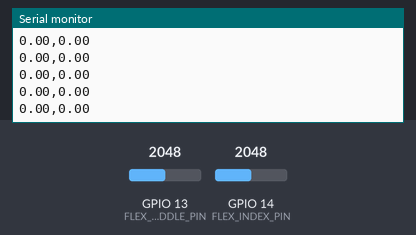
Bench run of a program on a simulated ESP32. On the bench: the last lines printed to the serial monitor. Inputs (shaded band) come from the test bench; at power-on: GPIO 13 (FLEX_MIDDLE_PIN) = 2048, GPIO 14 (FLEX_INDEX_PIN) = 2048.

Above: at 2.2 s.
2.3 s: GPIO 13 (FLEX_MIDDLE_PIN) set to 2866
At 2.35 s:
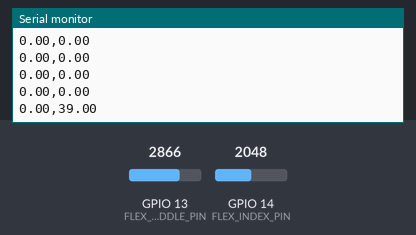
3.8 s: GPIO 14 (FLEX_INDEX_PIN) set to 2866
At 3.81 s:
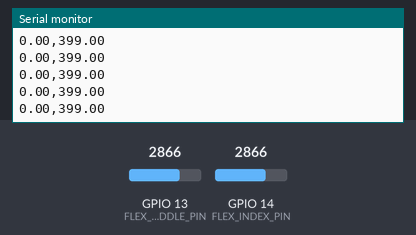
5.3 s: GPIO 13 (FLEX_MIDDLE_PIN) set to 3603
At 5.32 s:
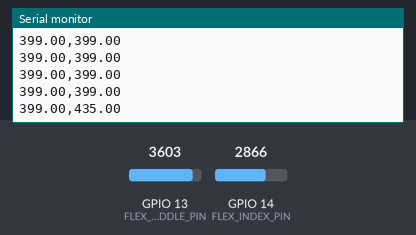
6.8 s: GPIO 14 (FLEX_INDEX_PIN) set to 3603
At 6.83 s:
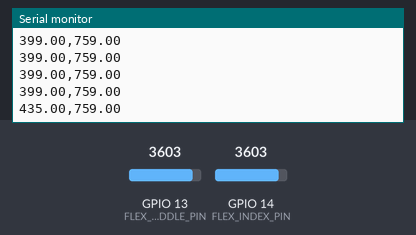
Timing chart, 0 to 9.3 s (numbered marks = the images above; inputs shaded):
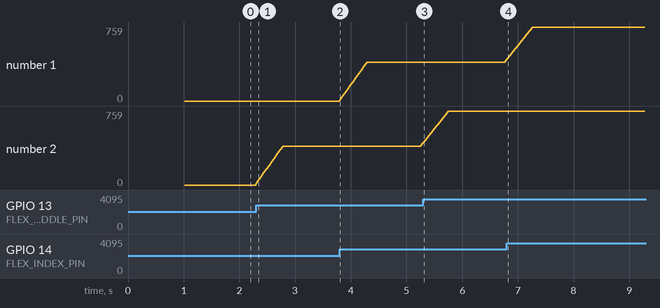

The program:

main.cpp
```cpp
#include <Wire.h>
#include <Arduino.h>

const int MPU_ADDR = 0x68;
const int FILTER_SIZE = 10;  // For MPU smoothing

// === Buffers for MPU ===
float accXBuf[FILTER_SIZE], accYBuf[FILTER_SIZE], accZBuf[FILTER_SIZE];
int bufIndex = 0;

// === Flex sensor pins ===
const int FLEX_INDEX_PIN = 14;    // ADC1 pins on ESP32
const int FLEX_MIDDLE_PIN = 13;

const int FLEX_SAMPLES = 10;      // Flex moving average
int flexIndexBuf[FLEX_SAMPLES], flexMiddleBuf[FLEX_SAMPLES];
int flexIdx = 0;
int totalIndex = 0, totalMiddle = 0;
int baselineIndex = 0, baselineMiddle = 0;

void setup() {
  Serial.begin(115200);
  Wire.begin();

  // Wake MPU
  // Wire.beginTransmission(MPU_ADDR);
  // Wire.write(0x6B);
  // Wire.write(0);
  // Wire.endTransmission(true);

  // === Flex Calibration ===
  long sumIndex = 0, sumMiddle = 0;
  for (int i = 0; i < 100; i++) {
    sumIndex += analogRead(FLEX_INDEX_PIN);
    sumMiddle += analogRead(FLEX_MIDDLE_PIN);
    delay(10);
  }
  baselineIndex = sumIndex / 100;
  baselineMiddle = sumMiddle / 100;

  // Initialize buffers
  for (int i = 0; i < FLEX_SAMPLES; i++) {
    flexIndexBuf[i] = baselineIndex;
    flexMiddleBuf[i] = baselineMiddle;
    totalIndex += baselineIndex;
    totalMiddle += baselineMiddle;
  }
  for (int i = 0; i < FILTER_SIZE; i++) {
    accXBuf[i] = accYBuf[i] = accZBuf[i] = 0;
  }

  Serial.println("Calibration done. Format: indexFlex,middleFlex,accX,accY,accZ");
}

void loop() {
  // === Read MPU6050 accelerometer (using your smoothing code) ===
  // Wire.beginTransmission(MPU_ADDR);
  // Wire.write(0x3B);
  // Wire.endTransmission(false);
  // Wire.requestFrom(MPU_ADDR, 14, true);

  // int16_t AcX = Wire.read() << 8 | Wire.read();
  // int16_t AcY = Wire.read() << 8 | Wire.read();
  // int16_t AcZ = Wire.read() << 8 | Wire.read();
  // Wire.read(); Wire.read(); // Skip temp
  // Wire.read(); Wire.read(); Wire.read(); Wire.read(); Wire.read(); Wire.read(); // Skip gyro

  // float AccX = AcX / 16384.0;
  // float AccY = AcY / 16384.0;
  // float AccZ = AcZ / 16384.0;

  // accXBuf[bufIndex] = AccX;
  // accYBuf[bufIndex] = AccY;
  // accZBuf[bufIndex] = AccZ;
  // bufIndex = (bufIndex + 1) % FILTER_SIZE;

  // float avgX = 0, avgY = 0, avgZ = 0;
  // for (int i = 0; i < FILTER_SIZE; i++) {
  //   avgX += accXBuf[i];
  //   avgY += accYBuf[i];
  //   avgZ += accZBuf[i];
  // }
  // avgX /= FILTER_SIZE;
  // avgY /= FILTER_SIZE;
  // avgZ /= FILTER_SIZE;

  // === Flex index moving average ===
  totalIndex -= flexIndexBuf[flexIdx];
  flexIndexBuf[flexIdx] = analogRead(FLEX_INDEX_PIN);
  totalIndex += flexIndexBuf[flexIdx];

  totalMiddle -= flexMiddleBuf[flexIdx];
  flexMiddleBuf[flexIdx] = analogRead(FLEX_MIDDLE_PIN);
  totalMiddle += flexMiddleBuf[flexIdx];

  flexIdx = (flexIdx + 1) % FLEX_SAMPLES;

  float avgIndex = totalIndex / (float)FLEX_SAMPLES;
  float avgMiddle = totalMiddle / (float)FLEX_SAMPLES;

  float angleIndex = map(avgIndex, baselineIndex, 4095, 0, 1000);
  float angleMiddle = map(avgMiddle, baselineMiddle, 4095, 0, 1000);
  angleIndex = angleIndex < 0 ? 0 : angleIndex;
  angleMiddle = angleMiddle < 0 ? 0 : angleMiddle;

  // === Send comma-separated output ===
  Serial.print(angleIndex, 2); Serial.print(",");
  Serial.println(angleMiddle, 2); //Serial.print(",");
  // Serial.print(avgX, 2); Serial.print(",");
  // Serial.print(avgY, 2); Serial.print(",");
  // Serial.println(avgZ, 2);

  delay(50);
}
```

Measured:
- after the input at 2.3 s, the serial monitor: prints a new line at once (image 1)
- after the input at 5.3 s, the serial monitor: prints a new line at once (image 3)
- after the input at 6.8 s, the serial monitor: prints a new line at once (image 4)
- plotted number 2: 0 → 399 after the input at 2.3 s, 399 → 759 after the input at 5.3 s
